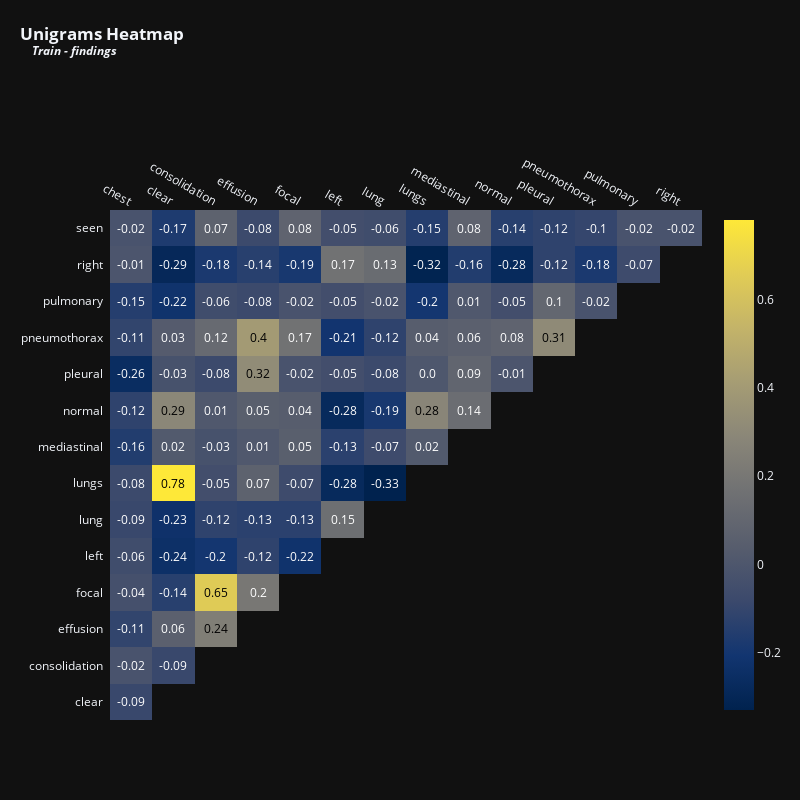

This figure's notebook cell:
### Markdown cell above
<p style="font-family: Calibri, serif; text-align: left;
          font-size: 24px; letter-spacing: .85px;color: #02011a">We can also use scikit-learn's <code>TfidfVectorizer</code> to extract more info on the findingss and summaries available. This function will give us a dataframe with the top $n$ most frequent terms in the corpus, which we select by using the <code>max_features</code> parameter.</p>
          
<p style="font-family: Calibri, serif; text-align: left;
          font-size: 24px; letter-spacing: .85px;color: #02011a">In this dataframe, each column represents the $n$ most frequent terms in the overall corpus, while each row represents one entry in the original dataframe, such as <code>train</code>. For each term in each entry, we will see the TF-IDF score associated with it, which quantifies the relevance of a term in a given findings — or summary — relative to its frequency across all other findingss — or summaries.</p>
          
<p style="font-family: Calibri, serif; text-align: left;
          font-size: 24px; letter-spacing: .85px;color: #02011a">We will also use the <code>ngram_range</code> parameter to select the most frequent words (unigrams), the most frequent sequence of two words (bigrams), and the most frequent sequence of three words (trigrams). The <code>stop_words = 'english'</code> parameter will help us filter out common stop-words of the English language, which are words that do not add up much to the overall context, such as <i>"and"</i>, <i>"of"</i>, etc.</p>
          
<p style="font-family: Calibri, serif; text-align: left;
          font-size: 24px; letter-spacing: .85px;color: #02011a">After measuring the most frequent terms, I will plot a heatmap displaying the correlations between these terms. This may help us understand how frequently they are used together in findingss. For instance, how frequent is the occurrence of the word <i>"will"</i> when the word <i>"we"</i> is present?</p>

### Code cell
vectorizer = TfidfVectorizer(max_features = 15,stop_words = 'english') # Top 15 terms
x = vectorizer.fit_transform(train['findings'])
df_tfidfvect = pd.DataFrame(x.toarray(), columns=vectorizer.get_feature_names_out())
plot_correlation(df_tfidfvect, 'Unigrams', 'Train - findings', 800, 800, 12)

### Figure 1 — Plotly figure (JSON) as saved in the notebook; plotly's stock layout.template omitted (floating-point values rounded to 4 significant figures)
{"data": [{"colorscale": [[0, "#00224e"], [0.1111, "#123570"], [0.2222, "#3b496c"], [0.3333, "#575d6d"], [0.4444, "#707173"], [0.5556, "#8a8678"], [0.6667, "#a59c74"], [0.7778, "#c3b369"], [0.8889, "#e1cc55"], [1, "#fee838"]], "reversescale": false, "showscale": false, "x": ["chest", "clear", "consolidation", "effusion", "focal", "left", "lung", "lungs", "mediastinal", "normal", "pleural", "pneumothorax", "pulmonary", "right"], "y": ["seen", "right", "pulmonary", "pneumothorax", "pleural", "normal", "mediastinal", "lungs", "lung", "left", "focal", "effusion", "consolidation", "clear"], "z": [[-0.02, -0.17, 0.07, -0.08, 0.08, -0.05, -0.06, -0.15, 0.08, -0.14, -0.12, -0.1, -0.02, -0.02], [-0.01, -0.29, -0.18, -0.14, -0.19, 0.17, 0.13, -0.32, -0.16, -0.28, -0.12, -0.18, -0.07], [-0.15, -0.22, -0.06, -0.08, -0.02, -0.05, -0.02, -0.2, 0.01, -0.05, 0.1, -0.02], [-0.11, 0.03, 0.12, 0.4, 0.17, -0.21, -0.12, 0.04, 0.06, 0.08, 0.31], [-0.26, -0.03, -0.08, 0.32, -0.02, -0.05, -0.08, 0, 0.09, -0.01], [-0.12, 0.29, 0.01, 0.05, 0.04, -0.28, -0.19, 0.28, 0.14], [-0.16, 0.02, -0.03, 0.01, 0.05, -0.13, -0.07, 0.02], [-0.08, 0.78, -0.05, 0.07, -0.07, -0.28, -0.33], [-0.09, -0.23, -0.12, -0.13, -0.13, 0.15], [-0.06, -0.24, -0.2, -0.12, -0.22], [-0.04, -0.14, 0.65, 0.2], [-0.11, 0.06, 0.24], [-0.02, -0.09], [-0.09]], "type": "heatmap"}, {"colorscale": [[0, "#00224e"], [0.1111, "#123570"], [0.2222, "#3b496c"], [0.3333, "#575d6d"], [0.4444, "#707173"], [0.5556, "#8a8678"], [0.6667, "#a59c74"], [0.7778, "#c3b369"], [0.8889, "#e1cc55"], [1, "#fee838"]], "showscale": true, "visible": true, "z": [[-0.02, -0.17, 0.07, -0.08, 0.08, -0.05, -0.06, -0.15, 0.08, -0.14, -0.12, -0.1, -0.02, -0.02], [-0.01, -0.29, -0.18, -0.14, -0.19, 0.17, 0.13, -0.32, -0.16, -0.28, -0.12, -0.18, -0.07], [-0.15, -0.22, -0.06, -0.08, -0.02, -0.05, -0.02, -0.2, 0.01, -0.05, 0.1, -0.02], [-0.11, 0.03, 0.12, 0.4, 0.17, -0.21, -0.12, 0.04, 0.06, 0.08, 0.31], [-0.26, -0.03, -0.08, 0.32, -0.02, -0.05, -0.08, 0, 0.09, -0.01], [-0.12, 0.29, 0.01, 0.05, 0.04, -0.28, -0.19, 0.28, 0.14], [-0.16, 0.02, -0.03, 0.01, 0.05, -0.13, -0.07, 0.02], [-0.08, 0.78, -0.05, 0.07, -0.07, -0.28, -0.33], [-0.09, -0.23, -0.12, -0.13, -0.13, 0.15], [-0.06, -0.24, -0.2, -0.12, -0.22], [-0.04, -0.14, 0.65, 0.2], [-0.11, 0.06, 0.24], [-0.02, -0.09], [-0.09]], "type": "heatmap"}], "layout": {"annotations": [{"font": {"color": "#FFFFFF", "size": 12}, "showarrow": false, "text": "-0.02", "x": "chest", "xref": "x", "y": "seen", "yref": "y"}, {"font": {"color": "#FFFFFF", "size": 12}, "showarrow": false, "text": "-0.17", "x": "clear", "xref": "x", "y": "seen", "yref": "y"}, {"font": {"color": "#FFFFFF", "size": 12}, "showarrow": false, "text": "0.07", "x": "consolidation", "xref": "x", "y": "seen", "yref": "y"}, {"font": {"color": "#FFFFFF", "size": 12}, "showarrow": false, "text": "-0.08", "x": "effusion", "xref": "x", "y": "seen", "yref": "y"}, {"font": {"color": "#FFFFFF", "size": 12}, "showarrow": false, "text": "0.08", "x": "focal", "xref": "x", "y": "seen", "yref": "y"}, {"font": {"color": "#FFFFFF", "size": 12}, "showarrow": false, "text": "-0.05", "x": "left", "xref": "x", "y": "seen", "yref": "y"}, {"font": {"color": "#FFFFFF", "size": 12}, "showarrow": false, "text": "-0.06", "x": "lung", "xref": "x", "y": "seen", "yref": "y"}, {"font": {"color": "#FFFFFF", "size": 12}, "showarrow": false, "text": "-0.15", "x": "lungs", "xref": "x", "y": "seen", "yref": "y"}, {"font": {"color": "#FFFFFF", "size": 12}, "showarrow": false, "text": "0.08", "x": "mediastinal", "xref": "x", "y": "seen", "yref": "y"}, {"font": {"color": "#FFFFFF", "size": 12}, "showarrow": false, "text": "-0.14", "x": "normal", "xref": "x", "y": "seen", "yref": "y"}, {"font": {"color": "#FFFFFF", "size": 12}, "showarrow": false, "text": "-0.12", "x": "pleural", "xref": "x", "y": "seen", "yref": "y"}, {"font": {"color": "#FFFFFF", "size": 12}, "showarrow": false, "text": "-0.1", "x": "pneumothorax", "xref": "x", "y": "seen", "yref": "y"}, {"font": {"color": "#FFFFFF", "size": 12}, "showarrow": false, "text": "-0.02", "x": "pulmonary", "xref": "x", "y": "seen", "yref": "y"}, {"font": {"color": "#FFFFFF", "size": 12}, "showarrow": false, "text": "-0.02", "x": "right", "xref": "x", "y": "seen", "yref": "y"}, {"font": {"color": "#FFFFFF", "size": 12}, "showarrow": false, "text": "-0.01", "x": "chest", "xref": "x", "y": "right", "yref": "y"}, {"font": {"color": "#FFFFFF", "size": 12}, "showarrow": false, "text": "-0.29", "x": "clear", "xref": "x", "y": "right", "yref": "y"}, {"font": {"color": "#FFFFFF", "size": 12}, "showarrow": false, "text": "-0.18", "x": "consolidation", "xref": "x", "y": "right", "yref": "y"}, {"font": {"color": "#FFFFFF", "size": 12}, "showarrow": false, "text": "-0.14", "x": "effusion", "xref": "x", "y": "right", "yref": "y"}, {"font": {"color": "#FFFFFF", "size": 12}, "showarrow": false, "text": "-0.19", "x": "focal", "xref": "x", "y": "right", "yref": "y"}, {"font": {"color": "#FFFFFF", "size": 12}, "showarrow": false, "text": "0.17", "x": "left", "xref": "x", "y": "right", "yref": "y"}, {"font": {"color": "#FFFFFF", "size": 12}, "showarrow": false, "text": "0.13", "x": "lung", "xref": "x", "y": "right", "yref": "y"}, {"font": {"color": "#FFFFFF", "size": 12}, "showarrow": false, "text": "-0.32", "x": "lungs", "xref": "x", "y": "right", "yref": "y"}, {"font": {"color": "#FFFFFF", "size": 12}, "showarrow": false, "text": "-0.16", "x": "mediastinal", "xref": "x", "y": "right", "yref": "y"}, {"font": {"color": "#FFFFFF", "size": 12}, "showarrow": false, "text": "-0.28", "x": "normal", "xref": "x", "y": "right", "yref": "y"}, {"font": {"color": "#FFFFFF", "size": 12}, "showarrow": false, "text": "-0.12", "x": "pleural", "xref": "x", "y": "right", "yref": "y"}, {"font": {"color": "#FFFFFF", "size": 12}, "showarrow": false, "text": "-0.18", "x": "pneumothorax", "xref": "x", "y": "right", "yref": "y"}, {"font": {"color": "#FFFFFF", "size": 12}, "showarrow": false, "text": "-0.07", "x": "pulmonary", "xref": "x", "y": "right", "yref": "y"}, {"font": {"color": "#FFFFFF", "size": 12}, "showarrow": false, "text": "-0.15", "x": "chest", "xref": "x", "y": "pulmonary", "yref": "y"}, {"font": {"color": "#FFFFFF", "size": 12}, "showarrow": false, "text": "-0.22", "x": "clear", "xref": "x", "y": "pulmonary", "yref": "y"}, {"font": {"color": "#FFFFFF", "size": 12}, "showarrow": false, "text": "-0.06", "x": "consolidation", "xref": "x", "y": "pulmonary", "yref": "y"}, {"font": {"color": "#FFFFFF", "size": 12}, "showarrow": false, "text": "-0.08", "x": "effusion", "xref": "x", "y": "pulmonary", "yref": "y"}, {"font": {"color": "#FFFFFF", "size": 12}, "showarrow": false, "text": "-0.02", "x": "focal", "xref": "x", "y": "pulmonary", "yref": "y"}, {"font": {"color": "#FFFFFF", "size": 12}, "showarrow": false, "text": "-0.05", "x": "left", "xref": "x", "y": "pulmonary", "yref": "y"}, {"font": {"color": "#FFFFFF", "size": 12}, "showarrow": false, "text": "-0.02", "x": "lung", "xref": "x", "y": "pulmonary", "yref": "y"}, {"font": {"color": "#FFFFFF", "size": 12}, "showarrow": false, "text": "-0.2", "x": "lungs", "xref": "x", "y": "pulmonary", "yref": "y"}, {"font": {"color": "#FFFFFF", "size": 12}, "showarrow": false, "text": "0.01", "x": "mediastinal", "xref": "x", "y": "pulmonary", "yref": "y"}, {"font": {"color": "#FFFFFF", "size": 12}, "showarrow": false, "text": "-0.05", "x": "normal", "xref": "x", "y": "pulmonary", "yref": "y"}, {"font": {"color": "#FFFFFF", "size": 12}, "showarrow": false, "text": "0.1", "x": "pleural", "xref": "x", "y": "pulmonary", "yref": "y"}, {"font": {"color": "#FFFFFF", "size": 12}, "showarrow": false, "text": "-0.02", "x": "pneumothorax", "xref": "x", "y": "pulmonary", "yref": "y"}, {"font": {"color": "#FFFFFF", "size": 12}, "showarrow": false, "text": "-0.11", "x": "chest", "xref": "x", "y": "pneumothorax", "yref": "y"}, {"font": {"color": "#FFFFFF", "size": 12}, "showarrow": false, "text": "0.03", "x": "clear", "xref": "x", "y": "pneumothorax", "yref": "y"}, {"font": {"color": "#FFFFFF", "size": 12}, "showarrow": false, "text": "0.12", "x": "consolidation", "xref": "x", "y": "pneumothorax", "yref": "y"}, {"font": {"color": "#000000", "size": 12}, "showarrow": false, "text": "0.4", "x": "effusion", "xref": "x", "y": "pneumothorax", "yref": "y"}, {"font": {"color": "#FFFFFF", "size": 12}, "showarrow": false, "text": "0.17", "x": "focal", "xref": "x", "y": "pneumothorax", "yref": "y"}, {"font": {"color": "#FFFFFF", "size": 12}, "showarrow": false, "text": "-0.21", "x": "left", "xref": "x", "y": "pneumothorax", "yref": "y"}, {"font": {"color": "#FFFFFF", "size": 12}, "showarrow": false, "text": "-0.12", "x": "lung", "xref": "x", "y": "pneumothorax", "yref": "y"}, {"font": {"color": "#FFFFFF", "size": 12}, "showarrow": false, "text": "0.04", "x": "lungs", "xref": "x", "y": "pneumothorax", "yref": "y"}, {"font": {"color": "#FFFFFF", "size": 12}, "showarrow": false, "text": "0.06", "x": "mediastinal", "xref": "x", "y": "pneumothorax", "yref": "y"}, {"font": {"color": "#FFFFFF", "size": 12}, "showarrow": false, "text": "0.08", "x": "normal", "xref": "x", "y": "pneumothorax", "yref": "y"}, {"font": {"color": "#000000", "size": 12}, "showarrow": false, "text": "0.31", "x": "pleural", "xref": "x", "y": "pneumothorax", "yref": "y"}, {"font": {"color": "#FFFFFF", "size": 12}, "showarrow": false, "text": "-0.26", "x": "chest", "xref": "x", "y": "pleural", "yref": "y"}, {"font": {"color": "#FFFFFF", "size": 12}, "showarrow": false, "text": "-0.03", "x": "clear", "xref": "x", "y": "pleural", "yref": "y"}, {"font": {"color": "#FFFFFF", "size": 12}, "showarrow": false, "text": "-0.08", "x": "consolidation", "xref": "x", "y": "pleural", "yref": "y"}, {"font": {"color": "#000000", "size": 12}, "showarrow": false, "text": "0.32", "x": "effusion", "xref": "x", "y": "pleural", "yref": "y"}, {"font": {"color": "#FFFFFF", "size": 12}, "showarrow": false, "text": "-0.02", "x": "focal", "xref": "x", "y": "pleural", "yref": "y"}, {"font": {"color": "#FFFFFF", "size": 12}, "showarrow": false, "text": "-0.05", "x": "left", "xref": "x", "y": "pleural", "yref": "y"}, {"font": {"color": "#FFFFFF", "size": 12}, "showarrow": false, "text": "-0.08", "x": "lung", "xref": "x", "y": "pleural", "yref": "y"}, {"font": {"color": "#FFFFFF", "size": 12}, "showarrow": false, "text": "0.0", "x": "lungs", "xref": "x", "y": "pleural", "yref": "y"}, {"font": {"color": "#FFFFFF", "size": 12}, "showarrow": false, "text": "0.09", "x": "mediastinal", "xref": "x", "y": "pleural", "yref": "y"}, {"font": {"color": "#FFFFFF", "size": 12}, "showarrow": false, "text": "-0.01", "x": "normal", "xref": "x", "y": "pleural", "yref": "y"}, {"font": {"color": "#FFFFFF", "size": 12}, "showarrow": false, "text": "-0.12", "x": "chest", "xref": "x", "y": "normal", "yref": "y"}, {"font": {"color": "#000000", "size": 12}, "showarrow": false, "text": "0.29", "x": "clear", "xref": "x", "y": "normal", "yref": "y"}, {"font": {"color": "#FFFFFF", "size": 12}, "showarrow": false, "text": "0.01", "x": "consolidation", "xref": "x", "y": "normal", "yref": "y"}, {"font": {"color": "#FFFFFF", "size": 12}, "showarrow": false, "text": "0.05", "x": "effusion", "xref": "x", "y": "normal", "yref": "y"}, {"font": {"color": "#FFFFFF", "size": 12}, "showarrow": false, "text": "0.04", "x": "focal", "xref": "x", "y": "normal", "yref": "y"}, {"font": {"color": "#FFFFFF", "size": 12}, "showarrow": false, "text": "-0.28", "x": "left", "xref": "x", "y": "normal", "yref": "y"}, {"font": {"color": "#FFFFFF", "size": 12}, "showarrow": false, "text": "-0.19", "x": "lung", "xref": "x", "y": "normal", "yref": "y"}, {"font": {"color": "#000000", "size": 12}, "showarrow": false, "text": "0.28", "x": "lungs", "xref": "x", "y": "normal", "yref": "y"}, {"font": {"color": "#FFFFFF", "size": 12}, "showarrow": false, "text": "0.14", "x": "mediastinal", "xref": "x", "y": "normal", "yref": "y"}, {"font": {"color": "#FFFFFF", "size": 12}, "showarrow": false, "text": "-0.16", "x": "chest", "xref": "x", "y": "mediastinal", "yref": "y"}, {"font": {"color": "#FFFFFF", "size": 12}, "showarrow": false, "text": "0.02", "x": "clear", "xref": "x", "y": "mediastinal", "yref": "y"}, {"font": {"color": "#FFFFFF", "size": 12}, "showarrow": false, "text": "-0.03", "x": "consolidation", "xref": "x", "y": "mediastinal", "yref": "y"}, {"font": {"color": "#FFFFFF", "size": 12}, "showarrow": false, "text": "0.01", "x": "effusion", "xref": "x", "y": "mediastinal", "yref": "y"}, {"font": {"color": "#FFFFFF", "size": 12}, "showarrow": false, "text": "0.05", "x": "focal", "xref": "x", "y": "mediastinal", "yref": "y"}, {"font": {"color": "#FFFFFF", "size": 12}, "showarrow": false, "text": "-0.13", "x": "left", "xref": "x", "y": "mediastinal", "yref": "y"}, {"font": {"color": "#FFFFFF", "size": 12}, "showarrow": false, "text": "-0.07", "x": "lung", "xref": "x", "y": "mediastinal", "yref": "y"}, {"font": {"color": "#FFFFFF", "size": 12}, "showarrow": false, "text": "0.02", "x": "lungs", "xref": "x", "y": "mediastinal", "yref": "y"}, {"font": {"color": "#FFFFFF", "size": 12}, "showarrow": false, "text": "-0.08", "x": "chest", "xref": "x", "y": "lungs", "yref": "y"}, {"font": {"color": "#000000", "size": 12}, "showarrow": false, "text": "0.78", "x": "clear", "xref": "x", "y": "lungs", "yref": "y"}, {"font": {"color": "#FFFFFF", "size": 12}, "showarrow": false, "text": "-0.05", "x": "consolidation", "xref": "x", "y": "lungs", "yref": "y"}, {"font": {"color": "#FFFFFF", "size": 12}, "showarrow": false, "text": "0.07", "x": "effusion", "xref": "x", "y": "lungs", "yref": "y"}, {"font": {"color": "#FFFFFF", "size": 12}, "showarrow": false, "text": "-0.07", "x": "focal", "xref": "x", "y": "lungs", "yref": "y"}, {"font": {"color": "#FFFFFF", "size": 12}, "showarrow": false, "text": "-0.28", "x": "left", "xref": "x", "y": "lungs", "yref": "y"}, {"font": {"color": "#FFFFFF", "size": 12}, "showarrow": false, "text": "-0.33", "x": "lung", "xref": "x", "y": "lungs", "yref": "y"}, {"font": {"color": "#FFFFFF", "size": 12}, "showarrow": false, "text": "-0.09", "x": "chest", "xref": "x", "y": "lung", "yref": "y"}, {"font": {"color": "#FFFFFF", "size": 12}, "showarrow": false, "text": "-0.23", "x": "clear", "xref": "x", "y": "lung", "yref": "y"}, {"font": {"color": "#FFFFFF", "size": 12}, "showarrow": false, "text": "-0.12", "x": "consolidation", "xref": "x", "y": "lung", "yref": "y"}, {"font": {"color": "#FFFFFF", "size": 12}, "showarrow": false, "text": "-0.13", "x": "effusion", "xref": "x", "y": "lung", "yref": "y"}, {"font": {"color": "#FFFFFF", "size": 12}, "showarrow": false, "text": "-0.13", "x": "focal", "xref": "x", "y": "lung", "yref": "y"}, {"font": {"color": "#FFFFFF", "size": 12}, "showarrow": false, "text": "0.15", "x": "left", "xref": "x", "y": "lung", "yref": "y"}, {"font": {"color": "#FFFFFF", "size": 12}, "showarrow": false, "text": "-0.06", "x": "chest", "xref": "x", "y": "left", "yref": "y"}, {"font": {"color": "#FFFFFF", "size": 12}, "showarrow": false, "text": "-0.24", "x": "clear", "xref": "x", "y": "left", "yref": "y"}, {"font": {"color": "#FFFFFF", "size": 12}, "showarrow": false, "text": "-0.2", "x": "consolidation", "xref": "x", "y": "left", "yref": "y"}, {"font": {"color": "#FFFFFF", "size": 12}, "showarrow": false, "text": "-0.12", "x": "effusion", "xref": "x", "y": "left", "yref": "y"}, {"font": {"color": "#FFFFFF", "size": 12}, "showarrow": false, "text": "-0.22", "x": "focal", "xref": "x", "y": "left", "yref": "y"}, {"font": {"color": "#FFFFFF", "size": 12}, "showarrow": false, "text": "-0.04", "x": "chest", "xref": "x", "y": "focal", "yref": "y"}, {"font": {"color": "#FFFFFF", "size": 12}, "showarrow": false, "text": "-0.14", "x": "clear", "xref": "x", "y": "focal", "yref": "y"}, {"font": {"color": "#000000", "size": 12}, "showarrow": false, "text": "0.65", "x": "consolidation", "xref": "x", "y": "focal", "yref": "y"}, {"font": {"color": "#FFFFFF", "size": 12}, "showarrow": false, "text": "0.2", "x": "effusion", "xref": "x", "y": "focal", "yref": "y"}, {"font": {"color": "#FFFFFF", "size": 12}, "showarrow": false, "text": "-0.11", "x": "chest", "xref": "x", "y": "effusion", "yref": "y"}, {"font": {"color": "#FFFFFF", "size": 12}, "showarrow": false, "text": "0.06", "x": "clear", "xref": "x", "y": "effusion", "yref": "y"}, {"font": {"color": "#000000", "size": 12}, "showarrow": false, "text": "0.24", "x": "consolidation", "xref": "x", "y": "effusion", "yref": "y"}, {"font": {"color": "#FFFFFF", "size": 12}, "showarrow": false, "text": "-0.02", "x": "chest", "xref": "x", "y": "consolidation", "yref": "y"}, {"font": {"color": "#FFFFFF", "size": 12}, "showarrow": false, "text": "-0.09", "x": "clear", "xref": "x", "y": "consolidation", "yref": "y"}, {"font": {"color": "#FFFFFF", "size": 12}, "showarrow": false, "text": "-0.09", "x": "chest", "xref": "x", "y": "clear", "yref": "y"}], "xaxis": {"dtick": 1, "gridcolor": "rgb(0, 0, 0)", "side": "top", "ticks": "", "showgrid": false}, "yaxis": {"dtick": 1, "ticks": "", "ticksuffix": "  ", "autorange": "reversed", "showgrid": false}, "title": {"text": "<b>Unigrams Heatmap<br><sup>&nbsp;&nbsp;&nbsp;&nbsp;<i>Train - findings</i></sup></b>", "x": 0.025, "xanchor": "left", "y": 0.95}, "margin": {"t": 210, "l": 110}, "height": 800, "width": 800}}
